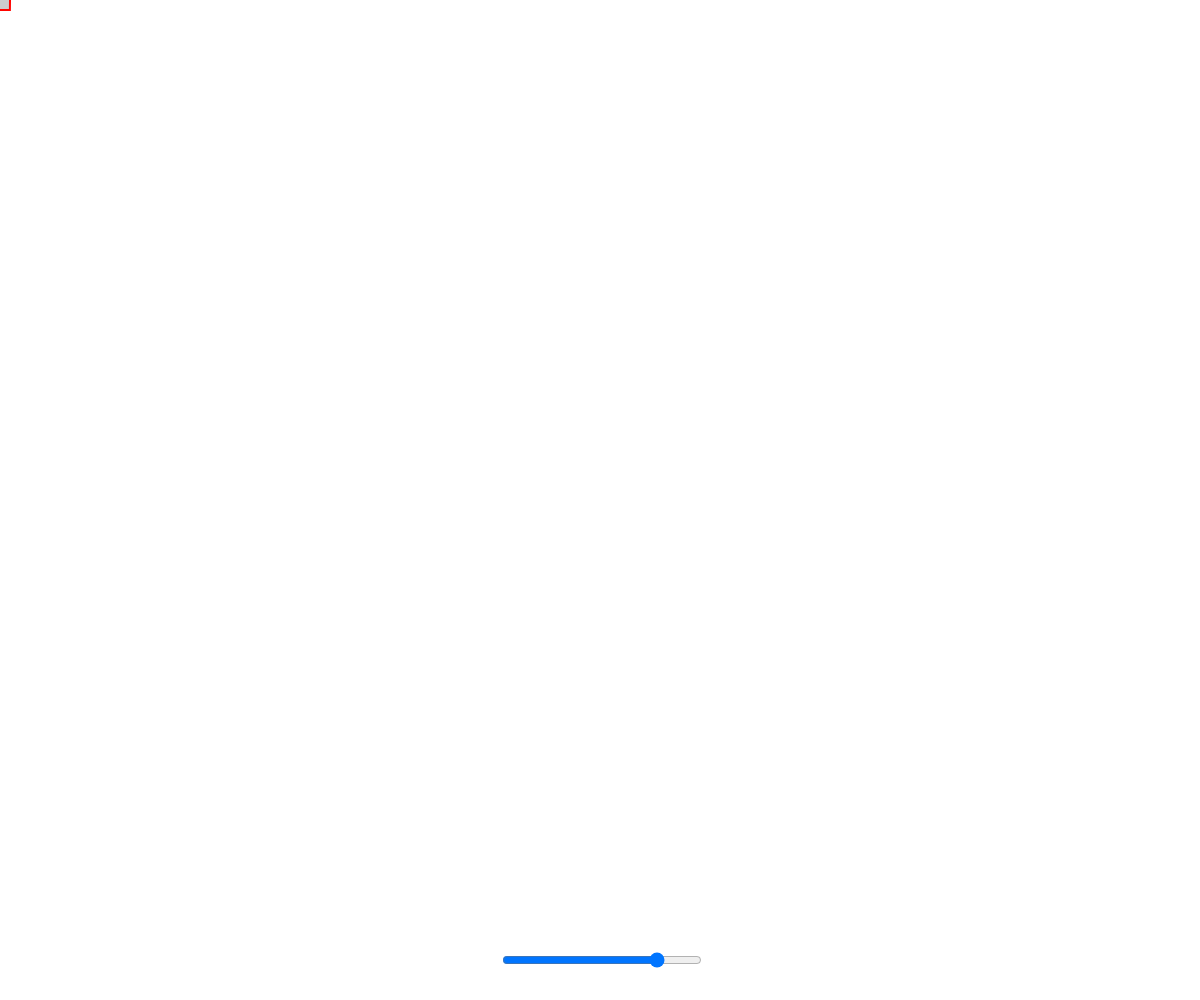
Frame 1 (no input)
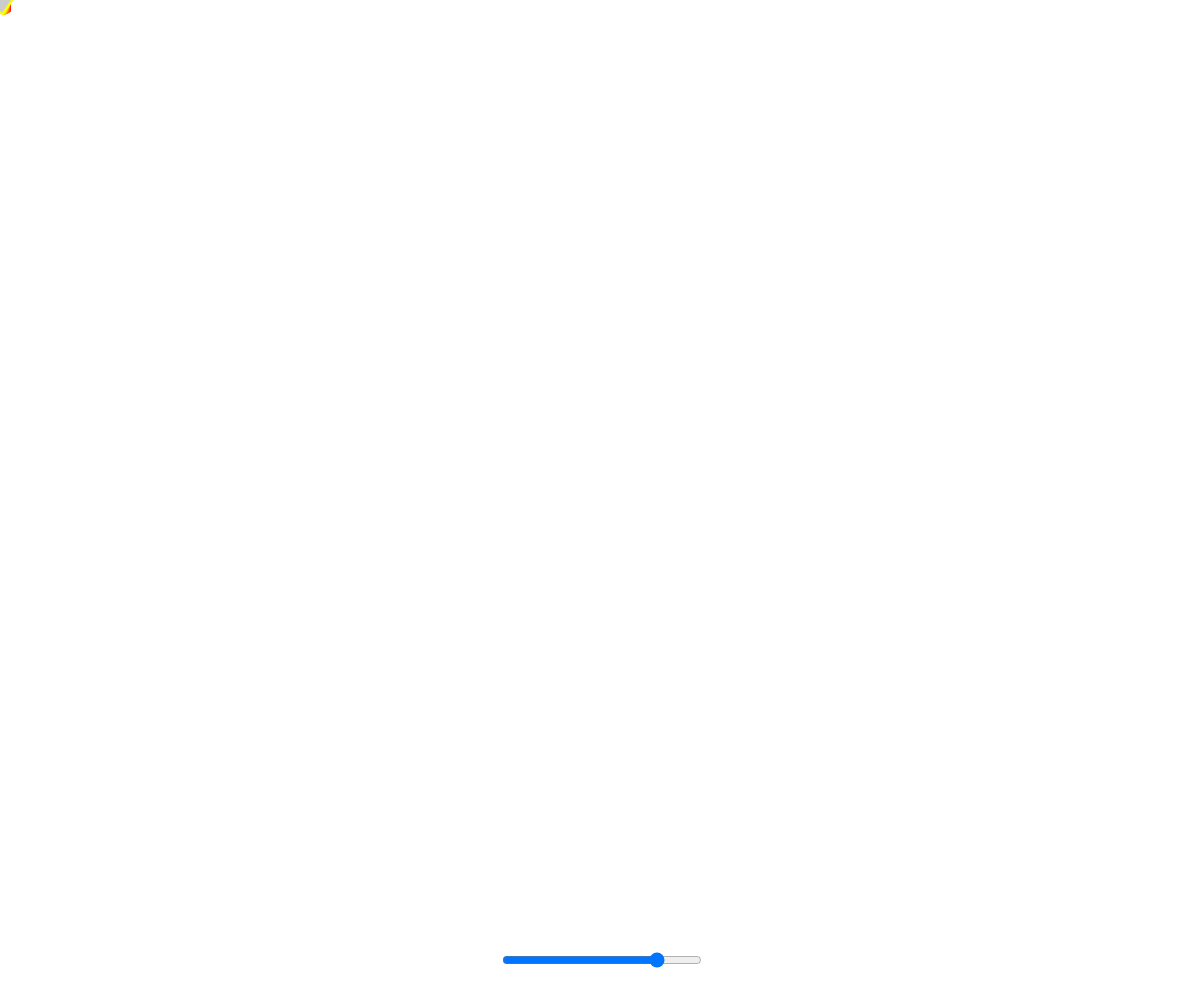
Frame 60 (no input)
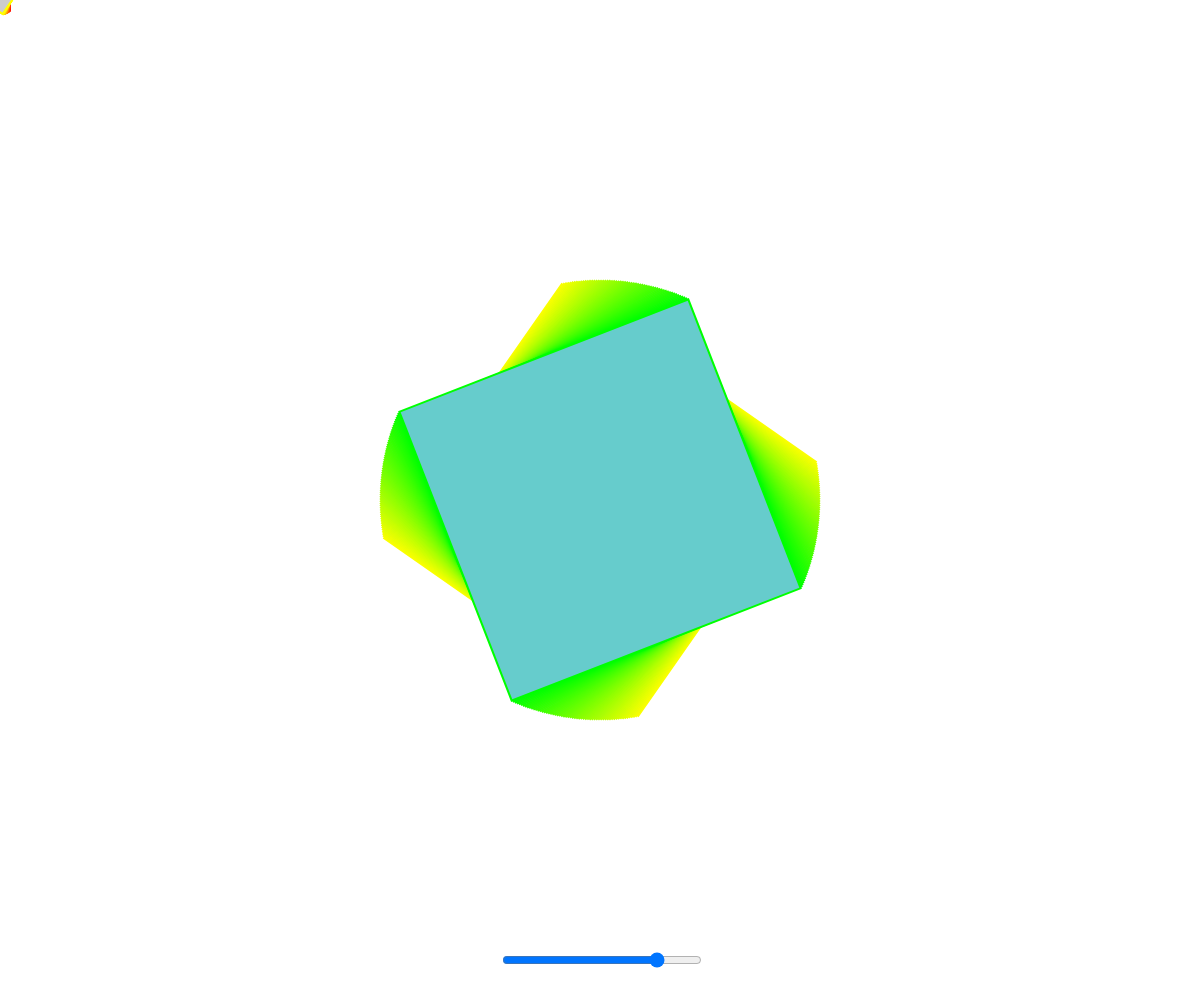
Frame 120 (the mouse pressed at the canvas centre since frame 60)

The p5.js sketch that drew these frames (run headless with seeded random() and noise() and a simulated clock; from frame 60 on, the mouse is pressed at the canvas centre):

// p5.js sketch
// ── sketch.js
let CANVAS_WIDTH = 400;
let CANVAS_HEIGHT = 400;

let diameter = 50;
let strokeColor = 0;
let rotation = 0;

let skewFactorA = 1;
let skewFactorB = 1;
let skewFactorC = 1;
let skewFactorD = 1;

let valueSlider;

function setup() {
  CANVAS_HEIGHT = windowHeight;
  CANVAS_WIDTH = windowWidth;
  createCanvas(CANVAS_WIDTH, CANVAS_HEIGHT);

  valueSlider = createSlider(0, 100, 80);
  valueSlider.position(CANVAS_WIDTH / 2 - 100, CANVAS_HEIGHT - 50);
  valueSlider.size(200);
}

function draw() {
  colorMode(HSB);

  fill(map(mouseX, 0, CANVAS_WIDTH, 0, 360), map(mouseY, 0, CANVAS_HEIGHT, 0, 100), valueSlider.value());

  strokeColor++;
  if (strokeColor > 360) {
    strokeColor = 0;
  }
  stroke(strokeColor, 100, 100);

  strokeWeight(2);
  diameter = map(mouseY, 0, CANVAS_HEIGHT, 10, 300) + map(mouseX, 0, CANVAS_WIDTH, 10, 300);

  rotation += 0.01;
  if (rotation > 360) {
    rotation = 0;
  }

  push();
  translate(mouseX, mouseY);
  rotate(rotation);

  quad(
    (0 - diameter / 2) * skewFactorA, 
    (0 - diameter / 2) * skewFactorA, 
    (0 + diameter / 2) * skewFactorB, 
    (0 - diameter / 2) * skewFactorB, 
    (0 + diameter / 2) * skewFactorC, 
    (0 + diameter / 2) * skewFactorC, 
    (0 - diameter / 2) * skewFactorD, 
    (0 + diameter / 2) * skewFactorD
  );

  pop();
}

function mouseClicked() {
  // skewFactorA = random(0, 2);
  // skewFactorB = random(0, 2);
  // skewFactorC = random(0, 2);
  // skewFactorD = random(0, 2);
}

function windowResized() {
  CANVAS_HEIGHT = windowHeight;
  CANVAS_WIDTH = windowWidth;
  resizeCanvas(CANVAS_WIDTH, CANVAS_HEIGHT);
}
